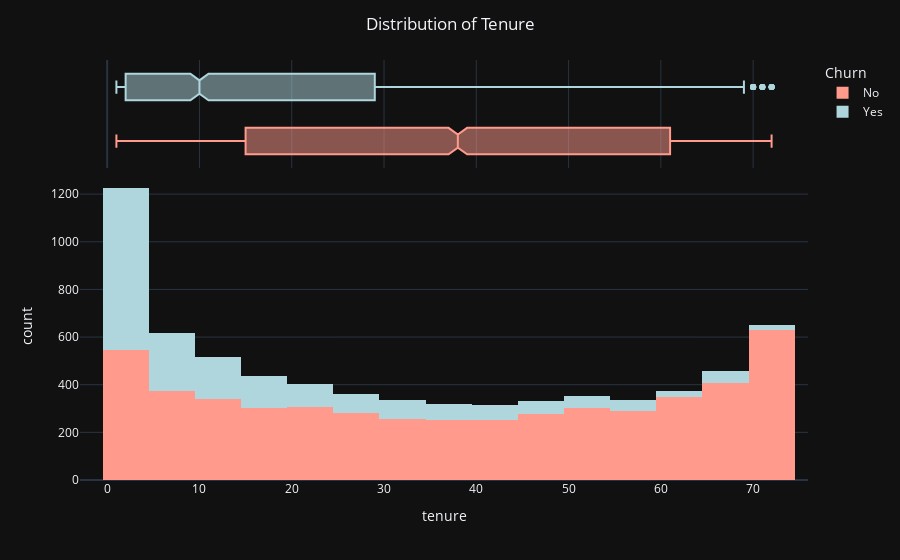

Notebook code cell kept with this figure:
### Markdown cell above
**Starting with tenure column**

### Code cell
fig = px.histogram(data_frame=main_df, x='tenure', color='Churn', 
                    color_discrete_sequence=['#ff9a8d', '#aed6dc'], marginal='box', nbins=25, 
                    template='plotly_dark')

fig.update_layout(title='Distribution of Tenure', title_x = 0.5)

### Figure 1 — Plotly figure (JSON) as saved in the notebook; plotly's stock layout.template omitted (floating-point values rounded to 4 significant figures; data arrays with more than 128 entries replaced by an {"elided": "..."} marker saying what was removed)
{"data": [{"alignmentgroup": "True", "bingroup": "x", "hovertemplate": "Churn=No<br>tenure=%{x}<br>count=%{y}<extra></extra>", "legendgroup": "No", "marker": {"color": "#ff9a8d", "pattern": {"shape": ""}}, "name": "No", "nbinsx": 25, "offsetgroup": "No", "orientation": "v", "showlegend": true, "type": "histogram", "x": {"elided": "5163 int values"}, "xaxis": "x", "yaxis": "y"}, {"alignmentgroup": "True", "hovertemplate": "Churn=No<br>tenure=%{x}<extra></extra>", "legendgroup": "No", "marker": {"color": "#ff9a8d"}, "name": "No", "notched": true, "offsetgroup": "No", "showlegend": false, "type": "box", "x": {"elided": "5163 int values"}, "xaxis": "x2", "yaxis": "y2"}, {"alignmentgroup": "True", "bingroup": "x", "hovertemplate": "Churn=Yes<br>tenure=%{x}<br>count=%{y}<extra></extra>", "legendgroup": "Yes", "marker": {"color": "#aed6dc", "pattern": {"shape": ""}}, "name": "Yes", "nbinsx": 25, "offsetgroup": "Yes", "orientation": "v", "showlegend": true, "type": "histogram", "x": {"elided": "1869 int values"}, "xaxis": "x", "yaxis": "y"}, {"alignmentgroup": "True", "hovertemplate": "Churn=Yes<br>tenure=%{x}<extra></extra>", "legendgroup": "Yes", "marker": {"color": "#aed6dc"}, "name": "Yes", "notched": true, "offsetgroup": "Yes", "showlegend": false, "type": "box", "x": {"elided": "1869 int values"}, "xaxis": "x2", "yaxis": "y2"}], "layout": {"barmode": "relative", "legend": {"title": {"text": "Churn"}, "tracegroupgap": 0}, "margin": {"t": 60}, "title": {"text": "Distribution of Tenure", "x": 0.5}, "xaxis": {"anchor": "y", "domain": [0, 1], "title": {"text": "tenure"}}, "xaxis2": {"anchor": "y2", "domain": [0, 1], "matches": "x", "showgrid": true, "showticklabels": false}, "yaxis": {"anchor": "x", "domain": [0, 0.7326], "title": {"text": "count"}}, "yaxis2": {"anchor": "x2", "domain": [0.7426, 1], "matches": "y2", "showgrid": false, "showline": false, "showticklabels": false, "ticks": ""}}}
